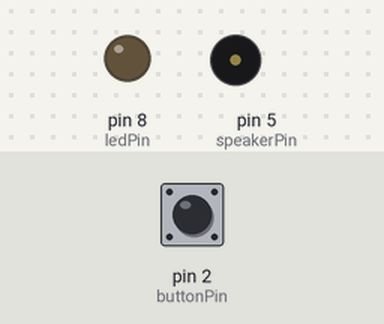
The sketch below on a simulated Arduino Uno, built with avr-gcc and run on an emulated ATmega328P. Parts: output pins drawn as LEDs (lit = HIGH), buzzer (waves = sounding). The test bench sets the inputs (shaded band); at power-on: pin 2 (buttonPin) HIGH.

Above: at 1.2 s.
1.3 s: pin 2 (buttonPin) pulled LOW for 0.15 s
At 3.1 s:
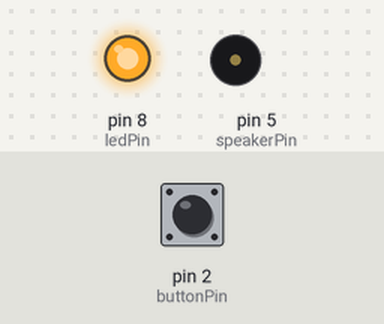
4.3 s: pin 2 (buttonPin) pulled LOW for 1 s
At 5.3 s:
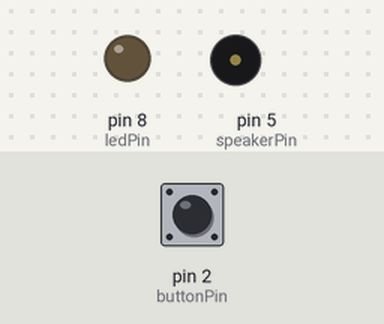
6.8 s: pin 2 (buttonPin) pulled LOW for 3.2 s
At 6.92 s:
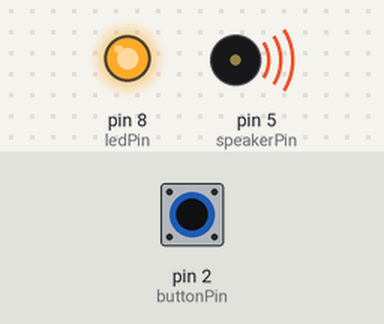
Timing chart, 0 to 17.5 s (numbered marks = the images above; inputs shaded):
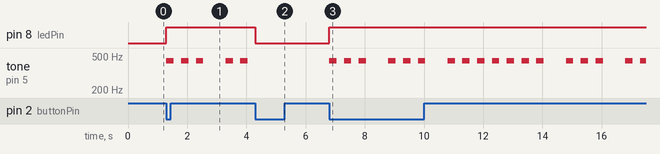

The sketch:

sketch13_04_interrupts_337_start_stop_now.ino
```cpp
/* 割り込みを使って、三三七拍子の開始と即時中断を指示(チャタリング対策済み) */

#define DUL 100

const int buttonPin = 2; // D2: 割り込み番号 0
const int speakerPin = 5;
const int ledPin = 8;
const int tenpo[] = {1,1,1,0,1,1,1,0,1,1,1,1,1,1,1,0,-1};
volatile int play = 0;
volatile unsigned long t1; // 前回buttonで割り込み処理を実行した時刻
volatile unsigned long t2; // 今回buttonが起動した時刻

void button() {
  t2 = millis();
  if (t2 - t1 <= DUL) {
    return;
  }
  t1 = t2;

  play = 1 - play;
  digitalWrite(ledPin, play);
  if (play == 0) {
    noTone(speakerPin);
  }
}

void setup() {
  pinMode(buttonPin, INPUT);
  pinMode(ledPin, OUTPUT);

  t1 = millis();
  attachInterrupt(0, button, FALLING);
}

void loop() {
  for (int i = 0; play == 1 && tenpo[i] != -1; i++) {
    if (tenpo[i] == 1) {
      tone(speakerPin, 440, 250);
    }
    delay(500);
  }
}
```

Measured:
- after the input at 1.3 s, pin 8 (ledPin): LOW → HIGH at once; tone on pin 5 (speakerPin): plays 440 Hz for 0.25 s, 440 Hz for 0.25 s, 440 Hz for 0.25 s, 440 Hz for 0.25 s, 440 Hz for 0.25 s, starting at once
- after the input at 4.3 s, pin 8 (ledPin): HIGH → LOW at once; tone on pin 5 (speakerPin): stops changing and stays silent
- after the input at 6.8 s, pin 8 (ledPin): LOW → HIGH at once; tone on pin 5 (speakerPin): plays 440 Hz for 0.25 s, 440 Hz for 0.25 s, 440 Hz for 0.25 s, 440 Hz for 0.25 s, 440 Hz for 0.25 s, 440 Hz for 0.25 s … (18 notes in this stretch), starting at once
